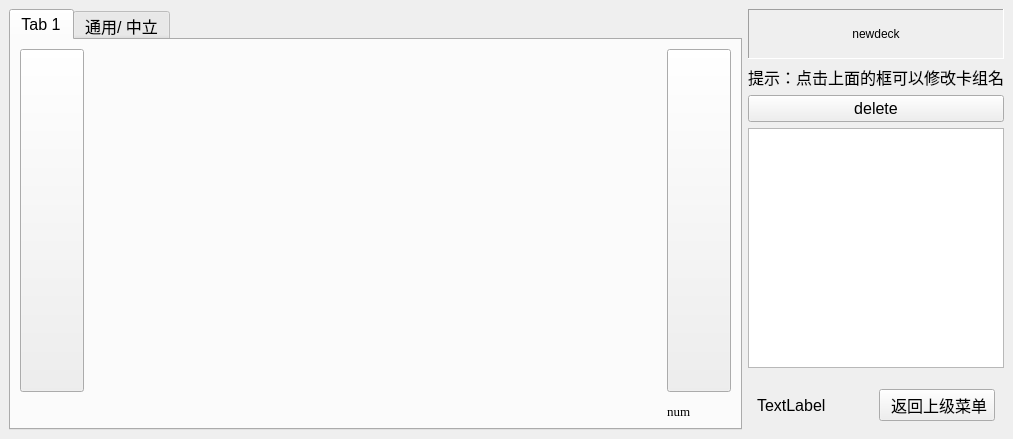
<?xml version="1.0" encoding="UTF-8"?>
<ui version="4.0">
 <class>choose</class>
 <widget class="QMainWindow" name="choose">
  <property name="geometry">
   <rect>
    <x>0</x>
    <y>0</y>
    <width>1013</width>
    <height>439</height>
   </rect>
  </property>
  <property name="windowTitle">
   <string>MainWindow</string>
  </property>
  <widget class="QWidget" name="centralwidget">
   <layout class="QGridLayout" name="gridLayout">
    <item row="0" column="0" rowspan="4">
     <widget class="QTabWidget" name="herotab">
      <property name="sizePolicy">
       <sizepolicy hsizetype="Expanding" vsizetype="Expanding">
        <horstretch>0</horstretch>
        <verstretch>0</verstretch>
       </sizepolicy>
      </property>
      <property name="font">
       <font>
        <pointsize>12</pointsize>
       </font>
      </property>
      <property name="currentIndex">
       <number>0</number>
      </property>
      <widget class="QWidget" name="specified">
       <attribute name="title">
        <string>Tab 1</string>
       </attribute>
       <layout class="QGridLayout" name="gridLayout_2">
        <item row="0" column="1" rowspan="3">
         <widget class="QStackedWidget" name="stackedWidget">
          <property name="currentIndex">
           <number>-1</number>
          </property>
         </widget>
        </item>
        <item row="2" column="3">
         <widget class="QLabel" name="pagenum">
          <property name="sizePolicy">
           <sizepolicy hsizetype="Preferred" vsizetype="Fixed">
            <horstretch>0</horstretch>
            <verstretch>0</verstretch>
           </sizepolicy>
          </property>
          <property name="font">
           <font>
            <family>Times New Roman</family>
            <pointsize>10</pointsize>
           </font>
          </property>
          <property name="text">
           <string>num</string>
          </property>
         </widget>
        </item>
        <item row="0" column="3">
         <widget class="QPushButton" name="nextpage">
          <property name="sizePolicy">
           <sizepolicy hsizetype="Fixed" vsizetype="Preferred">
            <horstretch>0</horstretch>
            <verstretch>0</verstretch>
           </sizepolicy>
          </property>
          <property name="font">
           <font>
            <pointsize>16</pointsize>
           </font>
          </property>
          <property name="text">
           <string/>
          </property>
         </widget>
        </item>
        <item row="0" column="0">
         <widget class="QPushButton" name="lastpage">
          <property name="sizePolicy">
           <sizepolicy hsizetype="Fixed" vsizetype="Expanding">
            <horstretch>0</horstretch>
            <verstretch>0</verstretch>
           </sizepolicy>
          </property>
          <property name="font">
           <font>
            <pointsize>16</pointsize>
           </font>
          </property>
          <property name="text">
           <string/>
          </property>
         </widget>
        </item>
       </layout>
      </widget>
      <widget class="QWidget" name="neutral">
       <attribute name="title">
        <string>通用/ 中立</string>
       </attribute>
       <layout class="QGridLayout" name="gridLayout_3">
        <item row="0" column="0">
         <widget class="QPushButton" name="lastpage_2">
          <property name="sizePolicy">
           <sizepolicy hsizetype="Fixed" vsizetype="MinimumExpanding">
            <horstretch>0</horstretch>
            <verstretch>0</verstretch>
           </sizepolicy>
          </property>
          <property name="font">
           <font>
            <pointsize>16</pointsize>
           </font>
          </property>
          <property name="text">
           <string/>
          </property>
         </widget>
        </item>
        <item row="0" column="1" rowspan="2">
         <widget class="QStackedWidget" name="stackedWidget_2"/>
        </item>
        <item row="0" column="2">
         <widget class="QPushButton" name="nextpage_2">
          <property name="sizePolicy">
           <sizepolicy hsizetype="Fixed" vsizetype="MinimumExpanding">
            <horstretch>0</horstretch>
            <verstretch>0</verstretch>
           </sizepolicy>
          </property>
          <property name="font">
           <font>
            <pointsize>16</pointsize>
           </font>
          </property>
          <property name="text">
           <string/>
          </property>
         </widget>
        </item>
        <item row="1" column="2">
         <widget class="QLabel" name="pagenum_2">
          <property name="sizePolicy">
           <sizepolicy hsizetype="Preferred" vsizetype="Fixed">
            <horstretch>0</horstretch>
            <verstretch>0</verstretch>
           </sizepolicy>
          </property>
          <property name="font">
           <font>
            <family>Times New Roman</family>
            <pointsize>10</pointsize>
           </font>
          </property>
          <property name="text">
           <string>num</string>
          </property>
         </widget>
        </item>
       </layout>
      </widget>
     </widget>
    </item>
    <item row="3" column="2" colspan="2">
     <widget class="QWidget" name="widget" native="true">
      <layout class="QHBoxLayout" name="horizontalLayout">
       <item>
        <widget class="QLabel" name="label">
         <property name="font">
          <font>
           <pointsize>12</pointsize>
          </font>
         </property>
         <property name="text">
          <string>TextLabel</string>
         </property>
        </widget>
       </item>
       <item>
        <widget class="QPushButton" name="returntolast">
         <property name="font">
          <font>
           <pointsize>12</pointsize>
          </font>
         </property>
         <property name="text">
          <string> 返回上级菜单</string>
         </property>
        </widget>
       </item>
      </layout>
     </widget>
    </item>
    <item row="1" column="2" colspan="2">
     <widget class="QListWidget" name="cardsinf">
      <property name="sizePolicy">
       <sizepolicy hsizetype="Minimum" vsizetype="Expanding">
        <horstretch>0</horstretch>
        <verstretch>0</verstretch>
       </sizepolicy>
      </property>
     </widget>
    </item>
    <item row="0" column="2" colspan="2">
     <layout class="QVBoxLayout" name="verticalLayout">
      <item>
       <widget class="mylabel" name="promptcard">
        <property name="sizePolicy">
         <sizepolicy hsizetype="Minimum" vsizetype="Fixed">
          <horstretch>0</horstretch>
          <verstretch>0</verstretch>
         </sizepolicy>
        </property>
        <property name="minimumSize">
         <size>
          <width>0</width>
          <height>50</height>
         </size>
        </property>
        <property name="frameShape">
         <enum>QFrame::Panel</enum>
        </property>
        <property name="frameShadow">
         <enum>QFrame::Sunken</enum>
        </property>
        <property name="text">
         <string>newdeck</string>
        </property>
        <property name="alignment">
         <set>Qt::AlignCenter</set>
        </property>
       </widget>
      </item>
      <item>
       <widget class="QLabel" name="hint">
        <property name="font">
         <font>
          <family>楷体</family>
          <pointsize>12</pointsize>
         </font>
        </property>
        <property name="text">
         <string>提示：点击上面的框可以修改卡组名</string>
        </property>
        <property name="alignment">
         <set>Qt::AlignCenter</set>
        </property>
       </widget>
      </item>
      <item>
       <widget class="QPushButton" name="deletebutton">
        <property name="sizePolicy">
         <sizepolicy hsizetype="Minimum" vsizetype="Minimum">
          <horstretch>0</horstretch>
          <verstretch>0</verstretch>
         </sizepolicy>
        </property>
        <property name="font">
         <font>
          <pointsize>12</pointsize>
         </font>
        </property>
        <property name="text">
         <string>delete</string>
        </property>
       </widget>
      </item>
     </layout>
    </item>
   </layout>
  </widget>
 </widget>
 <customwidgets>
  <customwidget>
   <class>mylabel</class>
   <extends>QLabel</extends>
   <header>mylabel.h</header>
  </customwidget>
 </customwidgets>
 <resources/>
 <connections/>
</ui>
